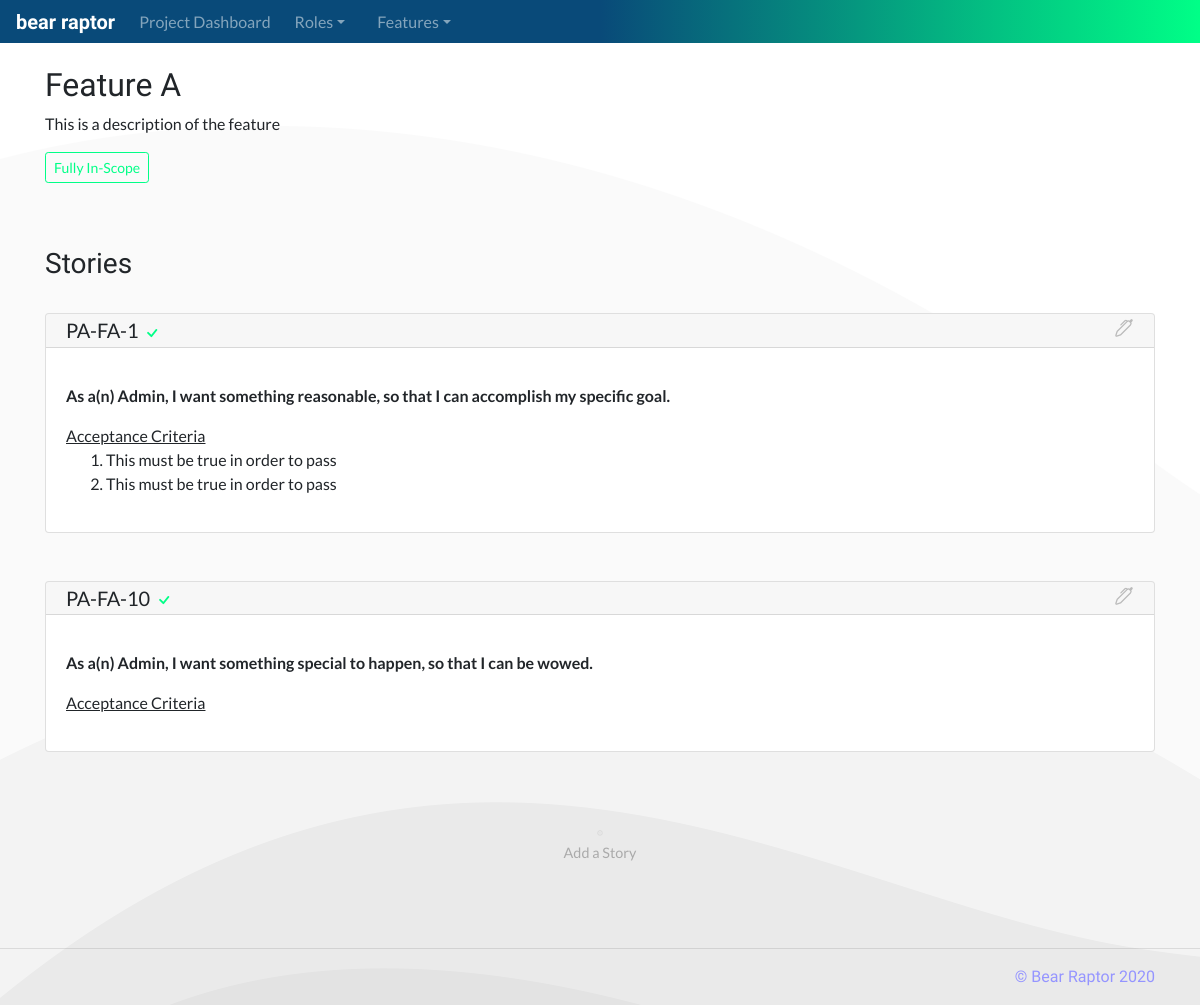
The page /project?1&feature?1 on the database its author committed.
### database_setup.py (models this page shows, shortened)
class Feature(Base):
    __tablename__ = 'feature'
    id = Column(Integer, primary_key=True)
    title = Column(String(250), nullable=False)
    shortname = Column(String(25), nullable=False)
    description = Column(String(500))
    scope = Column(String(25), nullable=False)
    project_id = Column(Integer, ForeignKey('project.id'))
    project = relationship(Project)

class Project(Base):
    __tablename__ = 'project'
    id = Column(Integer, primary_key=True)
    title = Column(String(250), nullable=False)
    shortname = Column(String(25), nullable=False)
    description = Column(String(500))
    status = Column(String(50), nullable=False)

class Story(Base):
    __tablename__ = 'story'
    id = Column(Integer, primary_key=True)
    scope = Column(String(25), nullable=False)
    want = Column(String(500))
    why = Column(String(500))
    role_id = Column(Integer, ForeignKey('role.id'))
    role = relationship(Role)
    feature_id = Column(Integer, ForeignKey('feature.id'))
    feature = relationship(Feature)

class Role(Base):
    __tablename__ = 'role'
    id = Column(Integer, primary_key=True)
    title = Column(String(250), nullable=False)
    description = Column(String(500))
    project_id = Column(Integer, ForeignKey('project.id'))
    project = relationship(Project)

class AcceptanceCriteria(Base):
    __tablename__ = 'acceptancecriteria'
    id = Column(Integer, primary_key=True)
    criteria = Column(String(500))
    story_id = Column(Integer, ForeignKey('story.id'))
    story = relationship(Story)

### app.py (the view)
@app.route('/project?<int:project_id>&feature?<int:feature_id>')
def featurePage(project_id, feature_id):
    project = session.query(Project).filter_by(id=project_id).one()
    roles = session.query(Role).filter_by(project_id=project_id).all()
    feature = session.query(Feature).filter_by(id=feature_id).one()
    features = session.query(Feature).filter_by(project_id=project_id).all()
    featureids = []
    for i in features:
        if i.id == feature.id:
            featureids.append(i.id)
    stories = session.query(Story).filter(Story.feature_id.in_(featureids)).all()
    storyids = []
    for i in stories:
        storyids.append(i.id)
    ac = session.query(AcceptanceCriteria).filter(AcceptanceCriteria.story_id.in_(storyids)).all()
    scope = feature.scope
    if scope == 'in':
        for i in stories:
            if i.scope == 'out':
                scope = 'contains'
    return render_template('feature-page.html', project=project, roles=roles,
                            feature=feature, features=features,
                            stories=stories, ac=ac, scope=scope)

### templates/feature-page.html (shortened to what this page needs)
<!doctype html>
<html lang="en">
  {% include "head.html" %}
  <body>
    {% include "menu.html" %}
    <main role="main">
      <section class="p-4">
        <div class="container">
          <div class="row">
            <div class="col-md-12">
              <h2>{{feature.title}}</h2>
              <p>
                {{feature.description}}
              </p>
              <p>
                {% if scope == 'in' %}
                  <button type="button" class="btn btn-outline-success btn-sm">Fully In-Scope</button>
                {% endif %}
              </p>
            </div>
          </div>
        </div>
      </section>
      <section class="p-4">
        <div class="container">
          <div class="row">
            <div class="col-md-12">
              <h3>Stories</h3>
            </div>
          </div>
          {% for i in stories %}
            <div class="row user-story">
              <div class="col-md-12">
                <div class="card">
                  <h5 class="card-header feature-title">{{project.shortname}}-{{feature.shortname}}-{{i.id}}
                    {% if scope != 'out' %}
                      {% if i.scope == 'in' %}
                        <span title="Feature is in scope">
                          <svg width="1em" height="1em" viewBox="0 0 16 16" class="bi bi-check" fill="#00ff87" xmlns="http://www.w3.org/2000/svg">
                            <path fill-rule="evenodd" d="M10.97 4.97a.75.75 0 0 1 1.071 1.05l-3.992 4.99a.75.75 0 0 1-1.08.02L4.324 8.384a.75.75 0 1 1 1.06-1.06l2.094 2.093 3.473-4.425a.236.236 0 0 1 .02-.022z"/>
                          </svg>
                        </span>
                      {% endif %}
                    {% endif %}
                    <a href="{{url_for('updateStory', project_id=project.id, feature_id=feature.id, story_id=i.id)}}">
                      <span >
                      </span>
                    </a>
                  </h5>
                  <div class="card-body">
                    <p class="card-text">
                      <p>
                        <b>As a(n) {{i.role.title}}, I want {{i.want}}, so that {{i.why}}.</b>
                      </p>
                      <u>Acceptance Criteria</u>
                      <ol>
                        {% for x in ac %}
                          {% if x.story_id == i.id %}
                            <li>{{x.criteria}}</li>
                          {% endif %}
                        {% endfor %}
                      </ol>
                    </p>
                  </div>
                </div>
              </div>
            </div>
          {% endfor %}
          <div class="col-md-12 user-story">
            <div class="card ghost-card">
              <div class="card-body">
                <center>
                  <a type="button" data-toggle="modal" data-target="#create-story" href="#create-story">
                    <img src="../../../static/images/plus.png" width="10%" style="max-width:4rem;max-height:4rem">
                  </a>
                  <p class="card-text">
                    Add a Story
                  </p>
                </center>
              </div>
            </div>
          </div>
        </div>
      </section>
        <hr>
    </main>
    {% include "footer.html" %}
  </body>
</html>

### static/styles-fix.css (style rules this page uses)
body { padding-top: 2.6rem; font-family: 'Lato', sans-serif; background-image: url(images/wave.png); background-repeat: no-repeat; background-position: inherit; }
h1, h2, h3, h4 { font-family: 'Marcellus', serif; }
.user-story { padding-bottom: 1.5rem; padding-top: 1.5rem; }
.btn-outline-success { color: #00ff87; border-color: #00ff87; }
.feature-title { padding: .25rem 1.25rem; }
.ghost-card { border: 0px; display: contents; color: #aaa; font-size: .9rem; }

### rows shown on the page
Feature: title "Feature A", description "This is a description of the feature", shortname "FA"
Story: id "1", scope "in" (drawn), role "Admin", want "something reasonable", why "I can accomplish my specific goal"
Project: shortname "PA"
AcceptanceCriteria: criteria "This must be true in order to pass"
AcceptanceCriteria: criteria "This must be true in order to pass"
Story: id "10", scope "in" (drawn), role "Admin", want "something special to happen", why "I can be wowed"
